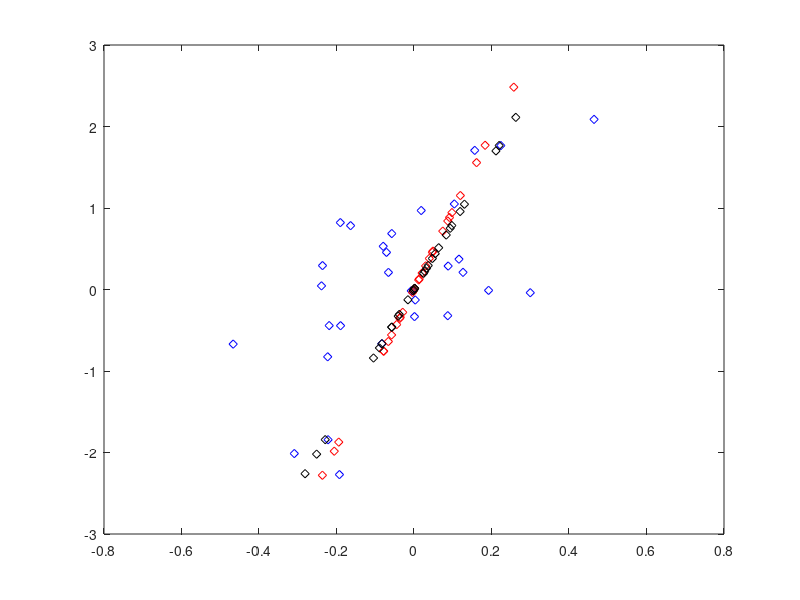

This chart was generated by the following MATLAB code:
close all
clear all
clc

N = 2;
M = 1;
ns = 30;
A = randn(N,M);
s = randn(M,ns);
v = randn(N,ns);
noise_var = 0.02;
x = A*s + v*sqrt(noise_var);
x2 = A*s;
figure,plot(x(1,:),x(2,:),'bd')
hold on,plot(x2(1,:),x2(2,:),'rd')

Rx = cov(x.');
[Q,D] = eig(Rx);
Q2 = Q(:,N-M+1:end);
y_pca = Q2.'*x;
% hold on,plot(x_pca(1,:),x_pca(2,:),'k.')
x_pca = Q2*y_pca;
hold on,plot(x_pca(1,:),x_pca(2,:),'kd')

mean(mean(abs(x - x2).^2))
mean(mean(abs(x_pca - x2).^2))